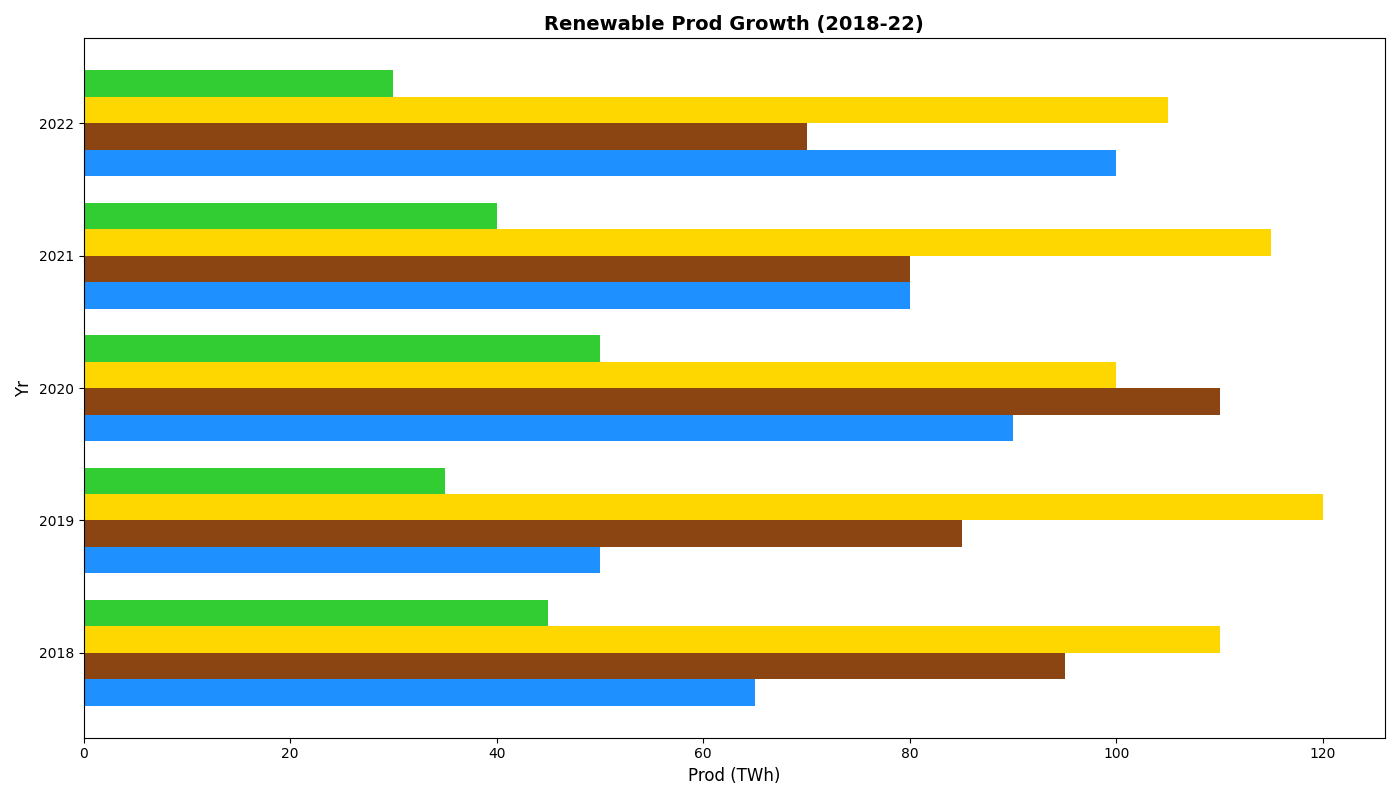

This chart was generated by the following Python code:
import matplotlib.pyplot as plt
import numpy as np

years = ['2018', '2019', '2020', '2021', '2022']
sources = ['Sol', 'Wnd', 'Hyd', 'Bio']

energy_production = np.array([
    [65, 50, 90, 80, 100], 
    [95, 85, 110, 80, 70], 
    [110, 120, 100, 115, 105], 
    [45, 35, 50, 40, 30]
])

positions = np.arange(len(years))
bar_height = 0.2

fig, ax = plt.subplots(figsize=(14, 8))

colors = ['#1E90FF', '#8B4513', '#FFD700', '#32CD32']

for i, source in enumerate(sources):
    ax.barh(positions + i*bar_height, energy_production[i], bar_height, color=colors[i])

ax.set_ylabel('Yr', fontsize=12)
ax.set_xlabel('Prod (TWh)', fontsize=12)
ax.set_title('Renewable Prod Growth (2018-22)', fontsize=14, fontweight='bold')
ax.set_yticks(positions + bar_height*1.5)
ax.set_yticklabels(years, fontsize=10)

plt.tight_layout()
plt.show()
